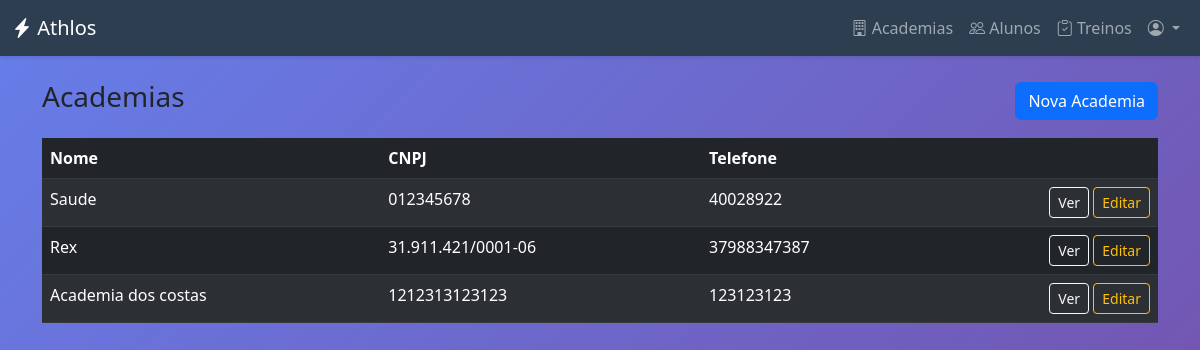
Page /academias/ (signed in) on the earlier database version.
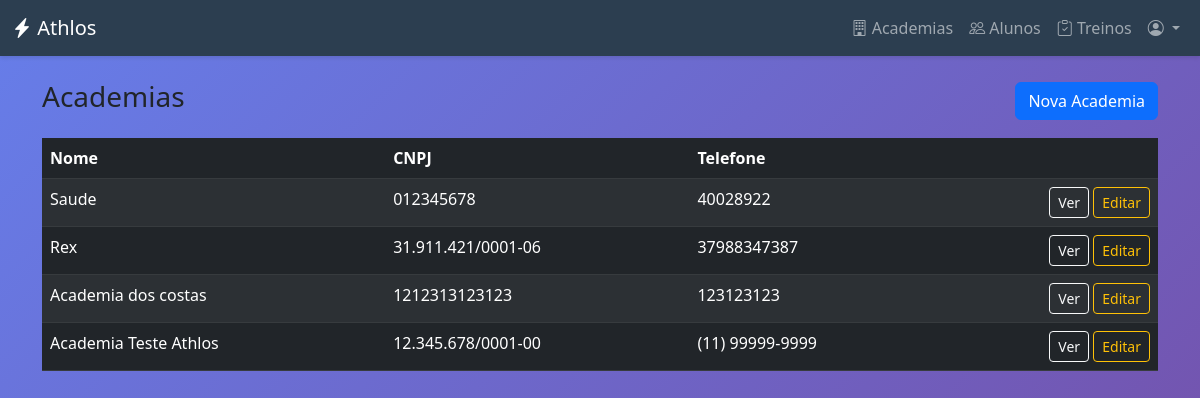
Same page on the later database version.
### academias/models.py (models this page shows, shortened)
class Academia(models.Model):
    nome_fantasia = models.CharField(max_length=100, verbose_name="Nome Fantasia")
    cnpj = models.CharField(max_length=18, unique=True, verbose_name="CNPJ")
    endereco = models.CharField(max_length=255, verbose_name="Endereço")
    telefone = models.CharField(max_length=15, verbose_name="Telefone")
    data_criacao = models.DateTimeField(
        auto_now_add=True, verbose_name="Data de Criação"
    )
    class Meta:
        verbose_name = "Academia"
        verbose_name_plural = "Academias"

### core/views.py (the view)
# urls.py: path("academias/", views.academia_list, name="academia_list"),
@login_required
def academia_list(request):
    if request.user.user_type not in ["ADMIN", "ADMIN_SISTEMA", "PERSONAL"]:
        messages.error(request, "Acesso negado.")
        return redirect("dashboard")
    academias = Academia.objects.all()
    return render(
        request, "core/academias/academia_list.html", {"academias": academias}
    )

### core/templates/core/academias/academia_list.html (shortened to what this page needs)
{% extends 'core/base.html' %}
{% block content %}
<div class="container py-4">
    <div class="d-flex justify-content-between align-items-center mb-3">
        <h3>Academias</h3>
        <a href="{% url 'academia_create' %}" class="btn btn-primary">Nova Academia</a>
    </div>
    {% if academias %}
    <div class="table-responsive">
        <table class="table table-striped table-dark">
            <thead>
                <tr>
                    <th>Nome</th>
                    <th>CNPJ</th>
                    <th>Telefone</th>
                    <th></th>
                </tr>
            </thead>
            <tbody>
                {% for a in academias %}
                <tr>
                    <td>{{ a.nome_fantasia }}</td>
                    <td>{{ a.cnpj }}</td>
                    <td>{{ a.telefone }}</td>
                    <td class="text-end">
                        <a href="{% url 'academia_detail' a.pk %}" class="btn btn-sm btn-outline-light">Ver</a>
                        <a href="{% url 'academia_edit' a.pk %}" class="btn btn-sm btn-outline-warning">Editar</a>
                    </td>
                </tr>
                {% endfor %}
            </tbody>
        </table>
    </div>
    {% else %}
    <div class="alert alert-info">Nenhuma academia encontrada.</div>
    {% endif %}
</div>
{% endblock %}

Differences in the rows shown:
added Academia: nome_fantasia "Academia Teste Athlos", cnpj "12.345.678/0001-00", telefone "(11) 99999-9999"
